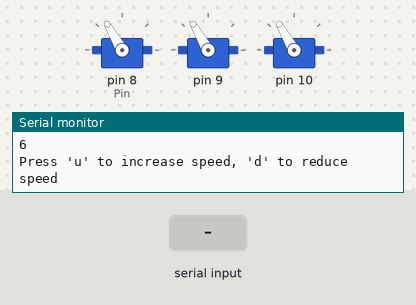
Recording of a sketch running on a simulated Arduino Uno, built with avr-gcc and run on an emulated ATmega328P. Parts: 3 × servo, the last lines printed to the serial monitor. The test bench sets the inputs (shaded band).

Above: at 1.2 s.
1.3 s: "u90\n" received over Serial
At 2.5 s:
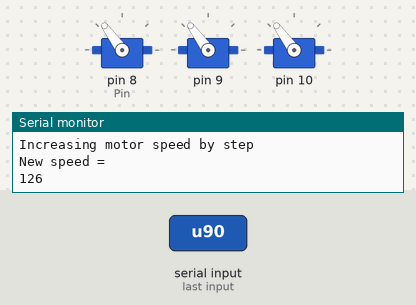
2.8 s: byte 100 ('d') received over Serial
At 3.8 s:
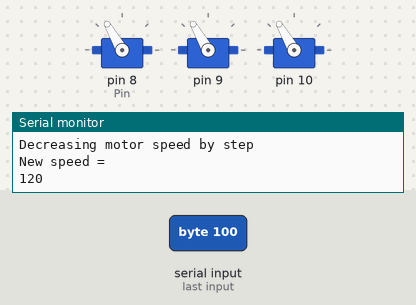
Timing chart, 0 to 5.8 s (numbered marks = the images above; inputs shaded):
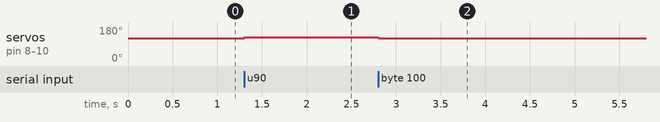

Measured:
- after the input at 1.3 s, servo on pin 8 (Pin), servo on pin 9, servo on pin 10: 120° → 126° at once
- after the input at 2.8 s, servo on pin 8 (Pin), servo on pin 9, servo on pin 10: 126° → 120° at once

The sketch:

threeFans.ino
```cpp
#include <Servo.h>

#define NUMMOTORS 3
typedef struct MotorDef{
    Servo Motor;
    int Pin;
};

MotorDef Motors[NUMMOTORS];

typedef struct ESCSettingsDef{
  int Low;
  int High;
};

ESCSettingsDef ESCSettings;

//#define PROGRAM_MODE
//#define THROTTLE_MODE
#define NORMAL_MODE

int CurrentSpeed;
int Step = 6;


#define ESC_HIGH_DEFAULT 180
#define ESC_LOW_DEFAULT 120

void setup(){
  Serial.begin(9600);
  Serial.println("Setup: Serial port communication at 9600bps");

  Motors[0].Pin =  8;
  Motors[1].Pin =  9;
  Motors[2].Pin =  10;

    for(int i = 0; i < NUMMOTORS; i++){
      int pin = Motors[i].Pin;
      Motors[i].Motor.attach(pin);
    }

  ESCSettings.Low = ESC_LOW_DEFAULT;
  ESCSettings.High = ESC_HIGH_DEFAULT;
}

// Read low/high speed for the ESC
void ReadLHSpeed(){
  Serial.println("Enter Low Speed");
  delay(10);
  while(!Serial.available()){}
  ESCSettings.Low = Serial.parseInt();
  Serial.println("Low Speed is");
  Serial.print(ESCSettings.Low);
  Serial.println("\nEnter High Speed\n");
  delay(10);
  while(!Serial.available()){}
  ESCSettings.High = Serial.parseInt();
  Serial.println("High Speed is");
  Serial.print(ESCSettings.High);
  Serial.println("\n");
}

void SetThrottleRange(){
  Serial.println("In Set Throttle Range mode");
  for(int i = 0; i < NUMMOTORS; i++){
    Motors[i].Motor.write(ESCSettings.High);
  }
  Serial.println("Connect the ESC now. After connecting the ESC, you should hear the ESC startup tones. Shortly afterwards, you should hear two beeps indicating that the ESC has registered the high throttle value. Immediately after hearing the two beeps, push any key. If you don't do so in 5 sec, the ESC will go into program mode");
  // Wait for user input
  while(!Serial.available()){
  }
  Serial.read();

  Serial.println("\nSetting the low throttle setting. If this happens successfully, you should hear several beeps indicating the input voltage supplied to the ESC followed by a long beep indicating that the low throttle has been set. After this point, push any key to proceed, your ESC is ready to be used");
  for (int i = 0; i < NUMMOTORS; i++)
  {
    Motors[i].Motor.write(ESCSettings.Low);
  }

  // Wait for user input
  while(!Serial.available()){
  }
  Serial.read();
}

void ProgramESC(){
  Serial.println("In program mode");

  for (int i = 0; i < NUMMOTORS; i++){
    Motors[i].Motor.write(ESCSettings.High);
  }

  // After the user inputs a key stroke, set the throttle to low
  while(!Serial.available()){
  }
  Serial.read();

  for(int i = 0; i < NUMMOTORS; i++){
    Motors[i].Motor.write(ESCSettings.Low);
  }

  // After the user inputs a key stroke, set the throttle to high. This will set the value of the setting.
  while(!Serial.available()){
  }
  Serial.read();

  for(int i = 0; i < NUMMOTORS; i++){
    Motors[i].Motor.write(ESCSettings.High);
  }
  delay(2000);
  Serial.println("Programming the ESC finished, you can power off the ESC now");
}

// Increase the speed of the motor from low to high as set by the user
void Run(){
  // Send a low signal initially for normal mode
  for(int i = 0; i < NUMMOTORS; i++){
    Motors[i].Motor.write(ESCSettings.Low);
  }
  Serial.println("Running ESC");
  Serial.println("Step = ");
  Serial.print(Step);
  Serial.println("\nPress 'u' to increase speed, 'd' to reduce speed");

  CurrentSpeed = ESCSettings.Low;
  while(1){
    while(!Serial.available()){
    }
    char currentChar = Serial.read();
    if(currentChar == 'u'){
      Serial.println("\nIncreasing motor speed by step");
      if(CurrentSpeed + Step < ESCSettings.High) {
        CurrentSpeed = CurrentSpeed + Step;
        Serial.println("New speed = ");
        Serial.print(CurrentSpeed);
      }

      else{
        Serial.println("\nMax speed reached\n");
      }
    }
    if(currentChar == 'd'){
      Serial.println("\nDecreasing motor speed by step\n");
      if(CurrentSpeed - Step >= ESCSettings.Low){
        CurrentSpeed = CurrentSpeed - Step;
        Serial.println("New speed = ");
        Serial.print(CurrentSpeed);
      }

      else{
        Serial.println("\nMin speed reached\n");
      }
    }
    if(currentChar == 'e'){
      Serial.println("\nStopping Motors\n");
      CurrentSpeed = ESCSettings.Low;
    }
    for (int i = 0; i < NUMMOTORS; i++){
      Motors[i].Motor.write(CurrentSpeed);
    }
  }
}

void loop(){
#ifdef NORMAL_MODE
  Run();
#elif defined THROTTLE_MODE
  SetThrottleRange();
  Run();
#elif defined PROGRAM_MODE
  ProgramESC();
#endif
  while(1){
  }
}
```
